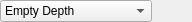
<?xml version="1.0" encoding="UTF-8"?>
<ui version="4.0">
 <author>Rajko Albrecht</author>
 <comment>Selector widget for depth enumeration</comment>
 <class>DepthSelector</class>
 <widget class="QWidget" name="DepthSelector">
  <layout class="QHBoxLayout">
   <property name="spacing">
    <number>0</number>
   </property>
   <property name="sizeConstraint">
    <enum>QLayout::SetFixedSize</enum>
   </property>
   <property name="leftMargin">
    <number>0</number>
   </property>
   <property name="topMargin">
    <number>0</number>
   </property>
   <property name="rightMargin">
    <number>0</number>
   </property>
   <property name="bottomMargin">
    <number>0</number>
   </property>
   <item>
    <widget class="QComboBox" name="m_DepthCombo">
     <property name="toolTip">
      <string>Select depth of operation</string>
     </property>
     <property name="statusTip">
      <string>Select depth of operation</string>
     </property>
     <property name="whatsThis">
      <string>&lt;p &gt;&lt;b&gt;Kind of depth&lt;/b&gt;: &lt;/p&gt;
&lt;p &gt;&lt;i&gt;empty depth&lt;/i&gt;&lt;br /&gt;
Just the named directory, no entries. Updates will not pull in any files or subdirectories not already present. &lt;/p&gt;
&lt;p&gt;&lt;i&gt;Files depth&lt;/i&gt;&lt;br /&gt;Folder and its file children, but not subdirs. Updates will pull in any files not already present, but not subdirectories. &lt;/p&gt;
&lt;p&gt;&lt;i&gt;Immediate depth&lt;/i&gt;&lt;br /&gt;Folder and its entries. Updates will pull in any files or subdirectories not already present; those subdirectories entries will have depth-empty. &lt;/p&gt;
&lt;p&gt;
&lt;i&gt;Infinity depth&lt;/i&gt;&lt;br /&gt;Updates will pull in any files or subdirectories not already present; those subdirectories' this_dir entries will have depth-infinity.&lt;br /&gt;Equivalent to the pre-1.5 default update behavior. &lt;/p&gt;</string>
     </property>
     <item>
      <property name="text">
       <string>Empty Depth</string>
      </property>
     </item>
     <item>
      <property name="text">
       <string>Files Depth</string>
      </property>
     </item>
     <item>
      <property name="text">
       <string>Immediate Depth</string>
      </property>
     </item>
     <item>
      <property name="text">
       <string>Infinity Depth (recurse)</string>
      </property>
     </item>
    </widget>
   </item>
   <item>
    <spacer name="spacerItem">
     <property name="orientation">
      <enum>Qt::Horizontal</enum>
     </property>
     <property name="sizeType">
      <enum>QSizePolicy::Expanding</enum>
     </property>
     <property name="sizeHint" stdset="0">
      <size>
       <width>40</width>
       <height>20</height>
      </size>
     </property>
    </spacer>
   </item>
  </layout>
 </widget>
 <layoutdefault spacing="6" margin="11"/>
 <resources/>
 <connections/>
</ui>
